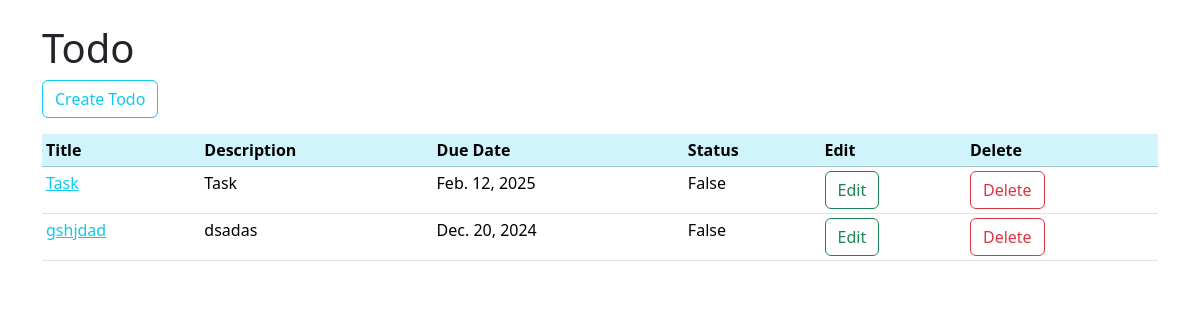
Page /todos/ on the earlier database version.
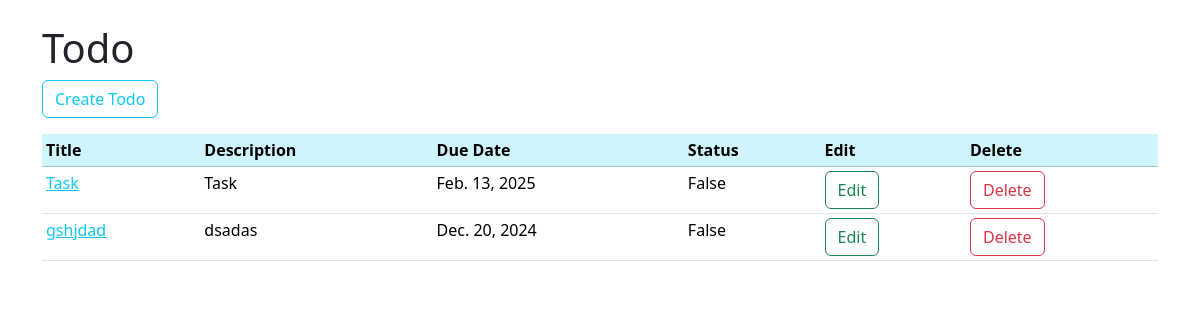
Same page on the later database version.
### todosapp/models.py (models this page shows, shortened)
class Todo(models.Model):
    title = models.CharField(max_length=200)
    description = models.CharField(max_length=500)
    due_date = models.DateField()
    status = models.BooleanField(default=False)

### todosapp/views.py (the view)
# urls.py: path('', views.todo_list, name='todo_list'),
def todo_list(request):
    todos = Todo.objects.all()
    return render(request, 'todos/todo_list.html', {'todos': todos})

### todosapp/templates/todos/todo_list.html (shortened to what this page needs)
{% extends "base.html" %}
{% block content %}
<div class="mt-4">
    <h1>Todo</h1>
    <a class="btn btn-outline-info mb-3 " href="{% url 'todo_create' %}">Create Todo</a>
    <table class="table table-sm">
        <thead>
            <tr class="table-info">
                <th>Title</th>
                <th>Description</th>
                <th>Due Date</th>
                <th>Status</th>
                <th>Edit</th>
                <th>Delete</th>
            </tr>
        </thead>
        <tbody>
            {% for todo in todos %}
            <tr>
                <td><a href="{% url 'todo_detail' todo.id %}" class="text-info">{{ todo.title }}</a></td>
                <td>{{ todo.description }}</td>
                <td>{{ todo.due_date }}</td>
                <td>{{ todo.status }}</td>
                <td>
                    <a class="btn btn-outline-success" href="{% url 'todo_edit' todo.id %}">Edit</a>
                </td>
            <td>
                <form action="{% url 'todo_delete' todo.id %}" method="post" style="display:inline;">
                        <button type="submit" class="btn btn-outline-danger">Delete</button>
                    </form>
            </td>
            </tr>
            {% endfor %}
        </tbody>
    </table>
</div>
{% endblock %}

### templates/base.html (shortened to what this page needs)
<!DOCTYPE html>
<html lang="en">
<head>
    <link href="https://cdn.jsdelivr.net/npm/bootstrap@5.3.3/dist/css/bootstrap.min.css" rel="stylesheet">
</head>
<body>
    <div class="container">
        {% block content %}
        {% endblock %}
    </div>
</body>
</html>

Differences in the rows shown:
changed Todo "Task": due_date "Feb. 12, 2025" → "Feb. 13, 2025"
